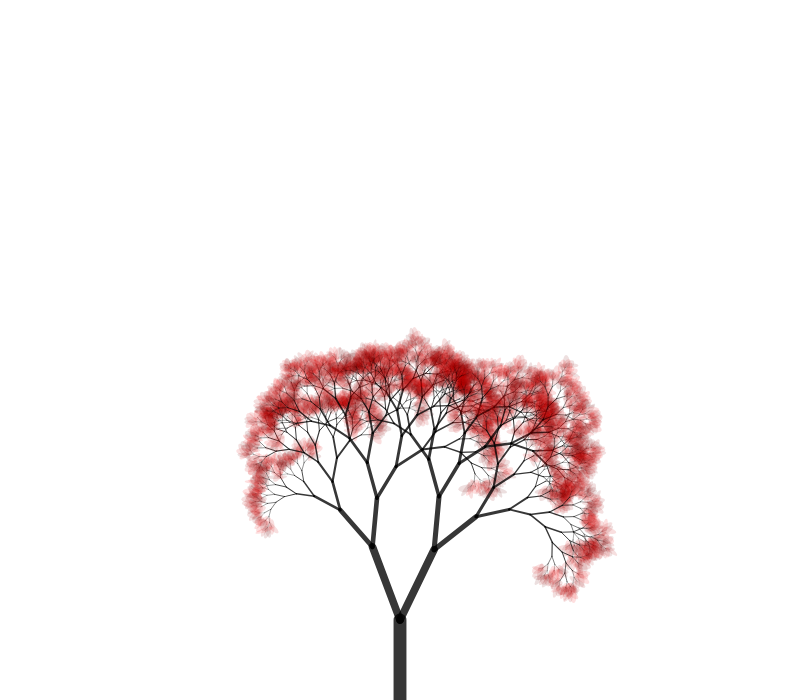
Frame 1 (no input)
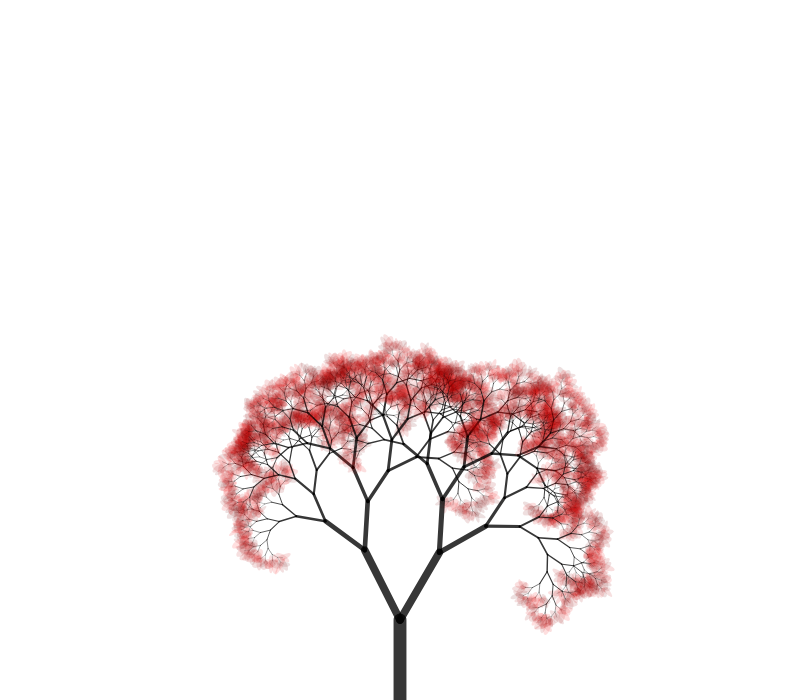
Frame 60 (no input)
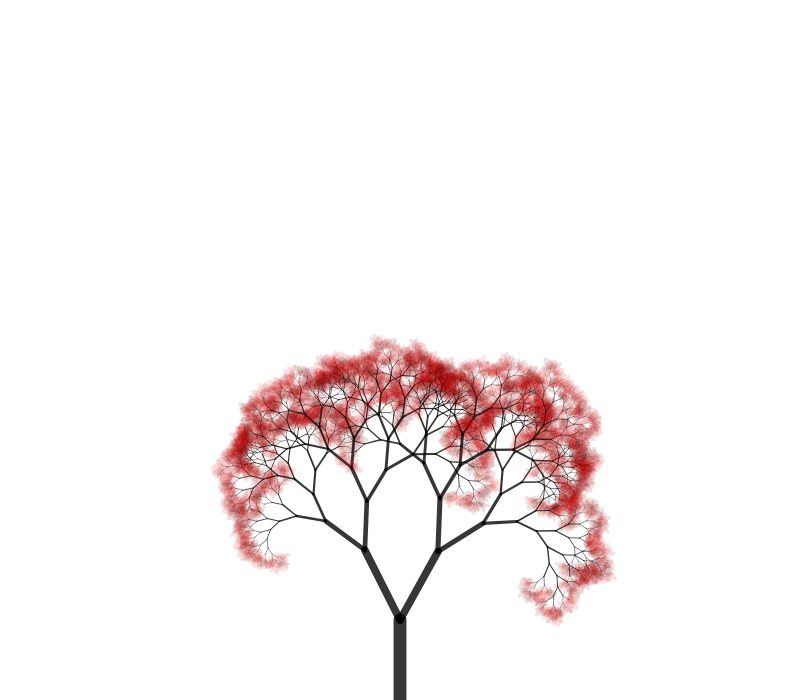
Frame 120 (the mouse pressed at the canvas centre since frame 60)

The p5.js sketch that drew these frames (run headless with seeded random() and noise() and a simulated clock; from frame 60 on, the mouse is pressed at the canvas centre):

// p5.js sketch
// ── sketch.js
let k = 0, seed = 0, mult = 0.65, angle = 24;

function setup() {
  
  createCanvas(800, 700);
  seed = random(9999); // pick a random seed
}

function draw() {
  
  randomSeed(seed); // reuse the seed each frame
  background(255);
  translate(width / 2, height + 50);
  branch(130);  
  k += 0.01;
}

function branch(len) {
  
  if (len > 4) {       // 2 more branches
    
    stroke(0, 200);
    strokeWeight(map(len, 200, 4, 20, 0.1));
    line(0, 0, 0, -len); // draw line
    translate(0, -len); // move to end of it

    len *= random(0.6, 0.9);

    push(); // draw left branch
    rotate(radians(-angle + map(noise(k), 0, 1, -10, 10)));
    branch(len);
    pop();

    push(); // draw right branch
    rotate(radians(angle + map(noise(1000 + k), 0, 1, -10, 10)));
    branch(len);
    pop();
    
  } else {       // we are at a leaf
    
    noStroke();
    fill(random(100, 255), 0, 0, 32);
    ellipse(0, 0, random(4, 8), random(10, 20));
  }
}
